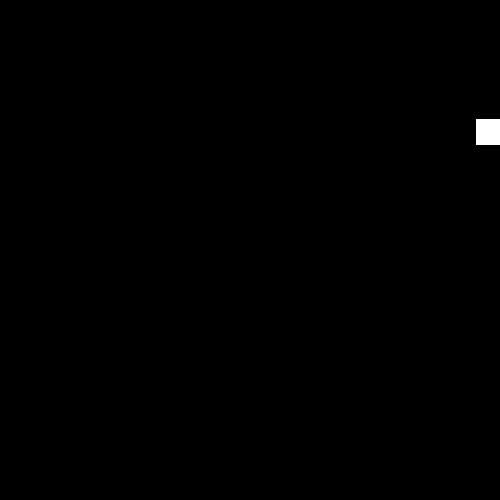
Frame 1 (no input)
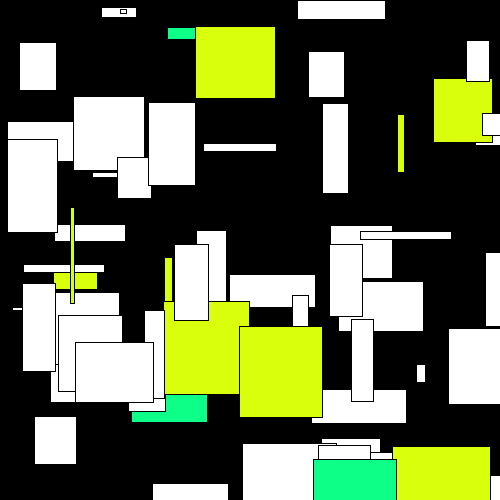
Frame 60 (the mouse pressed at the canvas centre just before this capture)
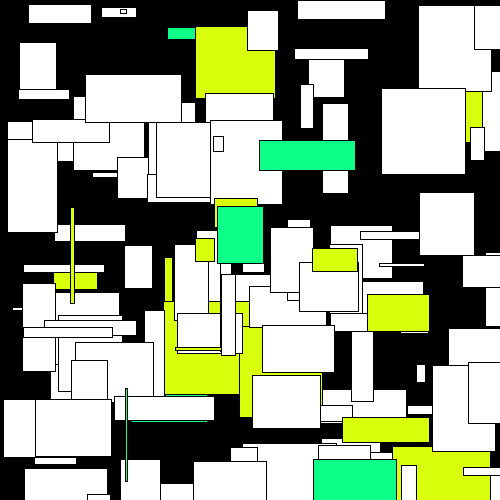
Frame 120 (the mouse held since frame 60 and released just before this capture)

The Processing sketch that drew these frames (run headless with seeded random() and noise(); from frame 60 on, the mouse is pressed at the canvas centre):

// Processing sketch: BoxConditionals
// ── BoxConditionals.pde

void setup()
{
  background(0);
  size(500,500);
}
void draw()
{
  float l = random(1,100);
  float w = random(1,100);
  float x = random(0,500);
  float y = random(0,500);
 
    if((l<5)||(w<5))
   { 
     rect(x,y,l,w);
     fill(#0DFF88);
   }
    else if((l<10)||(w<10))
   {
     rect(x,y,l,w);
     fill(#DAFF0D);
   } 
    else
    {
      rect(x,y,l,w);
      fill(255);
    }
}
